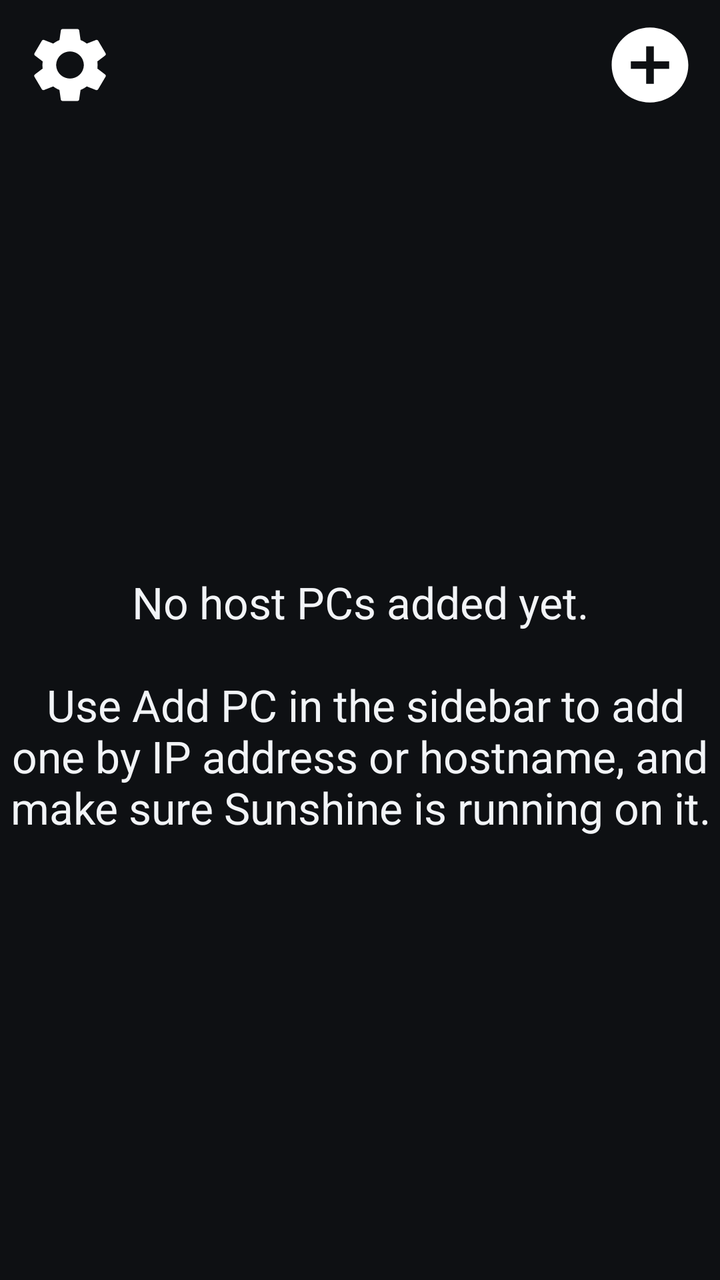
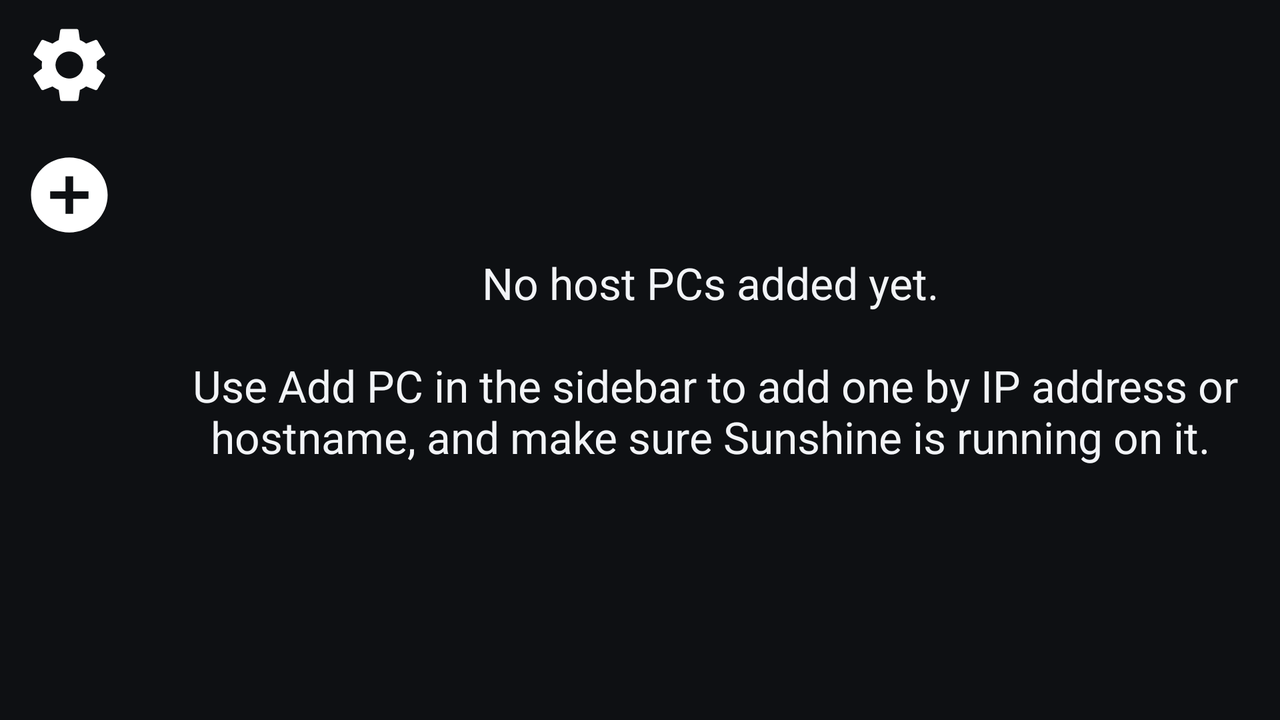

First picture: res/layout/ on a phone held upright. Second picture: the repository's own variant of that layout, on a device whose configuration matches the variant's folder. Source for both follows.
<!-- AndroidManifest.xml: application theme AppTheme -->
<!-- res/layout/activity_pc_view.xml -->
<RelativeLayout xmlns:android="http://schemas.android.com/apk/res/android"
    xmlns:tools="http://schemas.android.com/tools"
    android:layout_width="match_parent"
    android:layout_height="match_parent"
    tools:context=".PcView" >

    <RelativeLayout
        android:id="@+id/pcFragmentContainer"
        android:layout_width="fill_parent"
        android:layout_height="wrap_content"
        android:gravity="center"
        android:layout_below="@+id/settingsButton"
        android:layout_alignParentStart="true"
        android:layout_alignParentEnd="true"
        android:layout_alignParentBottom="true"
        >

        <TextView
            android:id="@+id/no_pc_found_layout"
            android:layout_width="wrap_content"
            android:layout_height="wrap_content"
            android:layout_centerInParent="true"
            android:paddingStart="@dimen/activity_horizontal_margin"
            android:paddingEnd="@dimen/activity_horizontal_margin"
            android:textAppearance="?android:attr/textAppearanceLarge"
            android:gravity="center"
            android:text="@string/no_pc_added"/>

    </RelativeLayout>

    <ImageButton
        android:id="@+id/settingsButton"
        android:contentDescription="@string/title_settings"
        android:layout_width="70dp"
        android:layout_height="65dp"
        android:cropToPadding="false"
        android:scaleType="fitXY"
        android:layout_alignParentStart="true"
        android:layout_alignParentTop="true"
        android:src="@drawable/ic_settings"
        android:preferKeepClear="true"
        style="?android:attr/borderlessButtonStyle"/>

    <ImageButton
        android:id="@+id/manuallyAddPc"
        android:contentDescription="@string/title_add_pc"
        android:layout_width="70dp"
        android:layout_height="65dp"
        android:cropToPadding="false"
        android:scaleType="fitXY"
        android:layout_alignParentTop="true"
        android:layout_alignParentEnd="true"
        android:src="@drawable/ic_add"
        android:preferKeepClear="true"
        style="?android:attr/borderlessButtonStyle"/>

</RelativeLayout>
<!-- resources referenced by this layout -->
<resources>
  <!-- drawable ic_add (drawable) -->
  <vector xmlns:android="http://schemas.android.com/apk/res/android"
      android:width="192dp"
      android:height="192dp"
      android:viewportWidth="24"
      android:viewportHeight="24">
      <path
          android:fillColor="#FFFFFF"
          android:pathData="M12,2C6.48,2 2,6.48 2,12s4.48,10 10,10 10,-4.48 10,-10S17.52,2 12,2zM17,13h-4v4h-2v-4L7,13v-2h4L11,7h2v4h4v2z" />
  </vector>
  <!-- drawable ic_settings (drawable) -->
  <vector xmlns:android="http://schemas.android.com/apk/res/android"
      android:width="192dp"
      android:height="192dp"
      android:viewportWidth="24"
      android:viewportHeight="24">
      <path
          android:fillColor="#FFFFFF"
          android:pathData="M19.14,12.94c0.04,-0.3 0.06,-0.61 0.06,-0.94c0,-0.32 -0.02,-0.64 -0.07,-0.94l2.03,-1.58c0.18,-0.14 0.23,-0.41 0.12,-0.61l-1.92,-3.32c-0.12,-0.22 -0.37,-0.29 -0.59,-0.22l-2.39,0.96c-0.5,-0.38 -1.03,-0.7 -1.62,-0.94L14.4,2.81c-0.04,-0.24 -0.24,-0.41 -0.48,-0.41h-3.84c-0.24,0 -0.43,0.17 -0.47,0.41L9.25,5.35C8.66,5.59 8.12,5.92 7.63,6.29L5.24,5.33c-0.22,-0.08 -0.47,0 -0.59,0.22L2.74,8.87C2.62,9.08 2.66,9.34 2.86,9.48l2.03,1.58C4.84,11.36 4.8,11.69 4.8,12s0.02,0.64 0.07,0.94l-2.03,1.58c-0.18,0.14 -0.23,0.41 -0.12,0.61l1.92,3.32c0.12,0.22 0.37,0.29 0.59,0.22l2.39,-0.96c0.5,0.38 1.03,0.7 1.62,0.94l0.36,2.54c0.05,0.24 0.24,0.41 0.48,0.41h3.84c0.24,0 0.44,-0.17 0.47,-0.41l0.36,-2.54c0.59,-0.24 1.13,-0.56 1.62,-0.94l2.39,0.96c0.22,0.08 0.47,0 0.59,-0.22l1.92,-3.32c0.12,-0.22 0.07,-0.47 -0.12,-0.61L19.14,12.94zM12,15.6c-1.98,0 -3.6,-1.62 -3.6,-3.6s1.62,-3.6 3.6,-3.6s3.6,1.62 3.6,3.6S13.98,15.6 12,15.6z" />
  </vector>
  <string name="no_pc_added">No host PCs added yet.\n\n
          Use Add PC in the sidebar to add one by IP address or hostname, and make sure Sunshine is running on it.</string>
  <string name="title_add_pc">Add PC Manually</string>
  <string name="title_settings">Settings</string>
  <style name="AppTheme" parent="AppBaseTheme">
          <item name="android:windowActionBar">false</item>
          <item name="android:windowNoTitle">true</item>
      </style>
  <style name="AppBaseTheme" parent="android:Theme.Material">
          <item name="android:colorPrimary">@color/surface</item>
          <item name="android:colorPrimaryDark">@color/surface</item>
          <item name="android:colorAccent">@color/accent</item>
          <item name="android:colorBackground">@color/surface</item>
          <item name="android:windowBackground">@color/surface</item>
          <item name="android:colorControlHighlight">@color/accent_dim</item>
  
          <item name="android:textColorPrimary">@color/on_surface</item>
          <item name="android:textColorSecondary">@color/on_surface_variant</item>
  
          <item name="android:navigationBarColor">@android:color/transparent</item>
          <item name="android:statusBarColor">@android:color/transparent</item>
  
          
          <item name="android:windowActivityTransitions">true</item>
  
          
          <item name="android:forceDarkAllowed">false</item>
      </style>
  <color name="surface">#FF0E1013</color>
  <color name="accent">#FF7DD44B</color>
  <color name="accent_dim">#FF4E8A2E</color>
  <color name="on_surface">#FFF2F4F7</color>
  <color name="on_surface_variant">#FF9AA3B0</color>
</resources>
<!-- res/layout-land/activity_pc_view.xml (the repository's variant of the layout above) -->
<!-- drawn on the phone turned sideways -->
<RelativeLayout xmlns:android="http://schemas.android.com/apk/res/android"
    xmlns:tools="http://schemas.android.com/tools"
    android:layout_width="match_parent"
    android:layout_height="match_parent"
    android:paddingLeft="@dimen/activity_horizontal_margin"
    android:paddingRight="@dimen/activity_horizontal_margin"
    android:paddingTop="@dimen/activity_vertical_margin"
    tools:context=".PcView" >

    <RelativeLayout
        android:id="@+id/pcFragmentContainer"
        android:layout_width="fill_parent"
        android:layout_height="wrap_content"
        android:gravity="center"
        android:layout_alignParentBottom="true"
        android:layout_alignParentTop="true"
        android:layout_toEndOf="@+id/settingsButton">

        <TextView
            android:id="@+id/no_pc_found_layout"
            android:layout_width="wrap_content"
            android:layout_height="wrap_content"
            android:layout_centerInParent="true"
            android:paddingStart="@dimen/activity_horizontal_margin"
            android:paddingEnd="@dimen/activity_horizontal_margin"
            android:textAppearance="?android:attr/textAppearanceLarge"
            android:gravity="center"
            android:text="@string/no_pc_added"/>

    </RelativeLayout>

    <ImageButton
        android:id="@+id/settingsButton"
        android:contentDescription="@string/title_settings"
        android:layout_width="70dp"
        android:layout_height="65dp"
        android:cropToPadding="false"
        android:scaleType="fitXY"
        android:nextFocusForward="@id/manuallyAddPc"
        android:layout_alignParentStart="true"
        android:layout_alignParentTop="true"
        android:src="@drawable/ic_settings"
        style="?android:attr/borderlessButtonStyle"/>

    <ImageButton
        android:id="@+id/manuallyAddPc"
        android:contentDescription="@string/title_add_pc"
        android:layout_width="70dp"
        android:layout_height="65dp"
        android:cropToPadding="false"
        android:scaleType="fitXY"
        android:layout_alignParentStart="true"
        android:layout_below="@id/settingsButton"
        android:src="@drawable/ic_add"
        style="?android:attr/borderlessButtonStyle"/>

</RelativeLayout>
